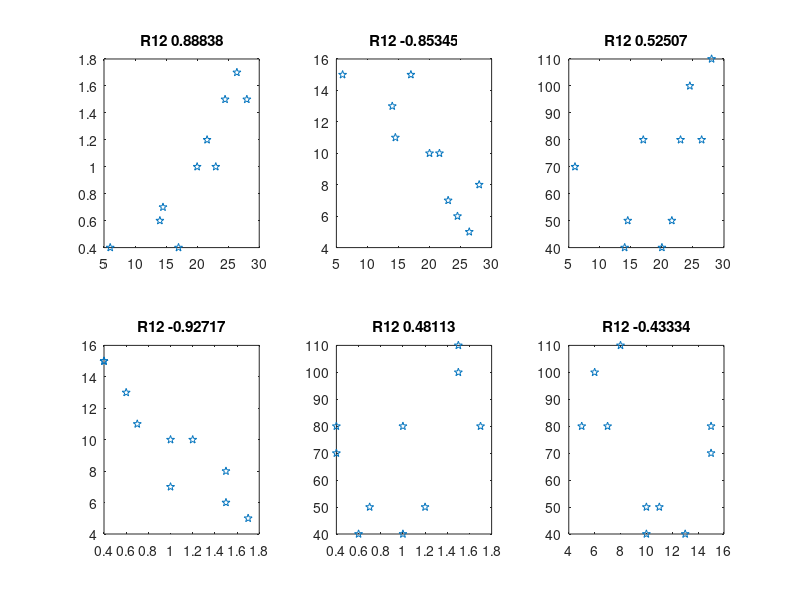
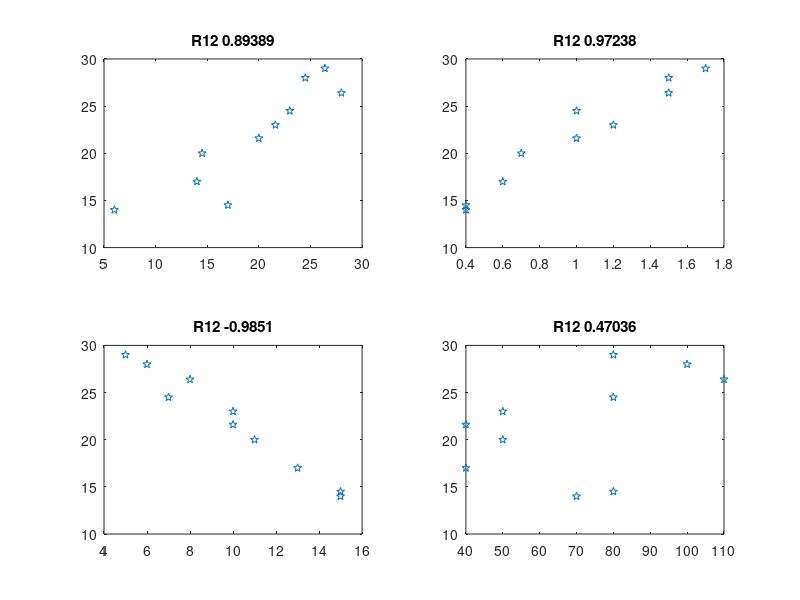

Here is the MATLAB script that generated these plots, in order:
clear
clc

Z = [   6       0.4     15      70  14;
        14      0.6     13      40  17;
        17      0.4     15      80  14.5;
        14.5    0.7     11      50  20;
        20      1       10      40  21.6;
        21.6    1.2     10      50  23;
        23      1       7       80  24.5;
        24.5    1.5     6       100 28;
        28      1.5     8       110 26.4;
        26.4    1.7     5       80  29]

RR = corrcoef(Z);
R0 = RR(1:4,5);
RR = RR(1:4,1:4);

x1 = Z(:,1);
x2 = Z(:,2);
x3 = Z(:,3);
x4 = Z(:,4);

subplot(2,3,1);
plot(x1, x2, 'p');
title(['R12 ' num2str(RR(1,2))]);
subplot(2,3,2);
plot(x1, x3, 'p');
title(['R12 ' num2str(RR(1,3))]);
subplot(2,3,3);
plot(x1, x4, 'p');
title(['R12 ' num2str(RR(1,4))]);
subplot(2,3,4);
plot(x2, x3, 'p');
title(['R12 ' num2str(RR(2,3))]);
subplot(2,3,5);
plot(x2, x4, 'p');
title(['R12 ' num2str(RR(2,4))]);
subplot(2,3,6);
plot(x3, x4, 'p');
title(['R12 ' num2str(RR(3,4))]);
figure
subplot(2,2,1);
plot(Z(:,1), Z(:,5), 'p');
title(['R12 ' num2str(R0(1))]);
subplot(2,2,2);
plot(Z(:,2), Z(:,5), 'p');
title(['R12 ' num2str(R0(2))]);
subplot(2,2,3);
plot(Z(:,3), Z(:,5), 'p');
title(['R12 ' num2str(R0(3))]);
subplot(2,2,4);
plot(Z(:,4), Z(:,5), 'p');
title(['R12 ' num2str(R0(4))]);

%x1
H1=(R0(1)^2) / ( abs( RR(1,1) ) );
K1=H1

%x2
H1=(R0(2)^2) / ( abs( RR(2,2) ) );
K2=H1

%x3
H1=(R0(3)^2) / ( abs( RR(3,3) ) );
K3=H1

%x4
H1=(R0(4)^2) / ( abs( RR(4,4) ) );
K4=H1

%x1x2
H1=(R0(1)^2) / ( abs( RR(1,1)) + abs( RR(2,1) ) ) ;
H2=(R0(2)^2) / ( abs( RR(1,2)) + abs( RR(2,2) ) ) ;
K5=H1+H2

%x1x3
H1=(R0(1)^2) / ( abs( RR(1,1)) + abs( RR(3,1) ) ) ;
H2=(R0(3)^2) / ( abs( RR(1,3)) + abs( RR(3,3) ) ) ;
K6=H1+H2

%x1x4
H1=(R0(1)^2) / ( abs( RR(1,1)) + abs( RR(4,1) )  );
H2=(R0(4)^2) / ( abs( RR(1,4)) + abs( RR(4,4) )  );
K7=H1+H2

%x2x3
H1=(R0(2)^2) / ( abs( RR(2,2)) + abs( RR(3,2) ) ) ;
H2=(R0(3)^2) / ( abs( RR(2,3)) + abs( RR(3,3) ) ) ;
K8=H1+H2

%x2x4
H1=(R0(2)^2) / ( abs( RR(2,2)) + abs( RR(4,2) ) ) ;
H2=(R0(4)^2) / ( abs( RR(2,4)) + abs( RR(4,4) ) ) ;
K9=H1+H2

%x3x4
H1=(R0(3)^2) / ( abs( RR(3,3)) + abs( RR(4,3) ) ) ;
H2=(R0(4)^2) / ( abs( RR(3,4)) + abs( RR(4,4) ) ) ;
K10=H1+H2

%x1x2x3
H1=(R0(1)^2) / ( abs( RR(1,1)) + abs( RR(2,1) ) + abs( RR(3,1) ) ) ;
H2=(R0(2)^2) / ( abs( RR(1,2)) + abs( RR(2,2) ) + abs( RR(3,2) ) ) ;
H3=(R0(3)^2) / ( abs( RR(1,3)) + abs( RR(2,3) ) + abs( RR(3,3) ) ) ;
K11=H1+H2+H3

%x1x2x4
H1=(R0(1)^2) / ( abs( RR(1,1)) + abs( RR(2,1) ) + abs( RR(4,1) ) ) ;
H2=(R0(2)^2) / ( abs( RR(1,2)) + abs( RR(2,2) ) + abs( RR(4,2) ) ) ;
H3=(R0(4)^2) / ( abs( RR(1,4)) + abs( RR(2,4) ) + abs( RR(4,4) ) ) ;
K12=H1+H2+H3

%x1x3x4
H1=(R0(1)^2) / ( abs( RR(1,1)) + abs( RR(3,1) ) + abs( RR(4,1) ) ) ;
H2=(R0(3)^2) / ( abs( RR(1,3)) + abs( RR(3,3) ) + abs( RR(4,3) ) ) ;
H3=(R0(4)^2) / ( abs( RR(1,4)) + abs( RR(3,4) ) + abs( RR(4,4) ) ) ;
K13=H1+H2+H3

%x2x3x4
H1=(R0(2)^2) / ( abs( RR(2,2)) + abs( RR(3,2) ) + abs( RR(4,2) ) );
H2=(R0(3)^2) / ( abs( RR(2,3)) + abs( RR(3,3) ) + abs( RR(4,3) ) );
H3=(R0(4)^2) / ( abs( RR(2,4)) + abs( RR(3,4) ) + abs( RR(4,4) ) );
K14=H1+H2+H3

%x1x2x3x4
H1= R0(1)^2 / ( abs(RR(1,1)) + abs(RR(2,1)) + abs(RR(3,1)) + abs(RR(4,1)) );
H2= R0(2)^2 / ( abs(RR(1,2)) + abs(RR(2,2)) + abs(RR(3,2)) + abs(RR(4,2)) );
H3= R0(3)^2 / ( abs(RR(1,3)) + abs(RR(2,3)) + abs(RR(3,3)) + abs(RR(4,3)) );
H4= R0(4)^2 / ( abs(RR(1,4)) + abs(RR(2,4)) + abs(RR(3,4)) + abs(RR(4,4)) );
K15=H1+H2+H3+H4
